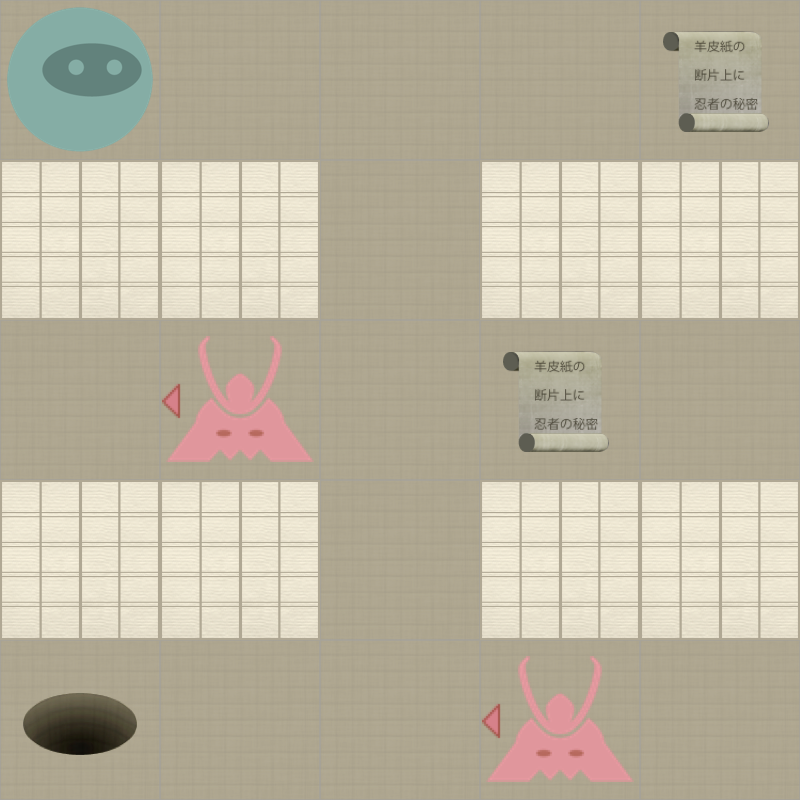

Below is a game level as drawn by its tile map, then a one-line description and the .tmx that defines it (tile-layer data replaced by summaries):
An orthogonal 5x5 tile map with 160x160 px tiles, 2 tile layers (Level, Actors).

<map version="1.0" orientation="orthogonal" width="5" height="5" tilewidth="160" tileheight="160">
 <properties>
  <property name="moves" value="13" />
 </properties>
 <tileset firstgid="1" name="tiles" tilewidth="160" tileheight="160" spacing="2" margin="2">
  <image source="tiles-ipadhd.png" width="1024" height="1024" />
  <tile id="0">
   <properties>
    <property name="actor" value="exit" />
   </properties>
  </tile>
  <tile id="2">
   <properties>
    <property name="actor" value="guard" />
    <property name="direction" value="down" />
   </properties>
  </tile>
  <tile id="3">
   <properties>
    <property name="actor" value="guard" />
    <property name="direction" value="left" />
   </properties>
  </tile>
  <tile id="4">
   <properties>
    <property name="actor" value="guard" />
    <property name="direction" value="right" />
   </properties>
  </tile>
  <tile id="5">
   <properties>
    <property name="actor" value="guard" />
    <property name="direction" value="up" />
   </properties>
  </tile>
  <tile id="7">
   <properties>
    <property name="actor" value="player" />
   </properties>
  </tile>
  <tile id="8">
   <properties>
    <property name="actor" value="scroll" />
   </properties>
  </tile>
  <tile id="9">
   <properties>
    <property name="wall" value="1" />
   </properties>
  </tile>
 </tileset>
 <layer name="Level" width="5" height="5">
  <data>[25 cells, 25 non-empty, 2 distinct tile ids]</data>
 </layer>
 <layer name="Actors" width="5" height="5">
  <data>[25 cells, 6 non-empty, 4 distinct tile ids]</data>
 </layer>
</map>
